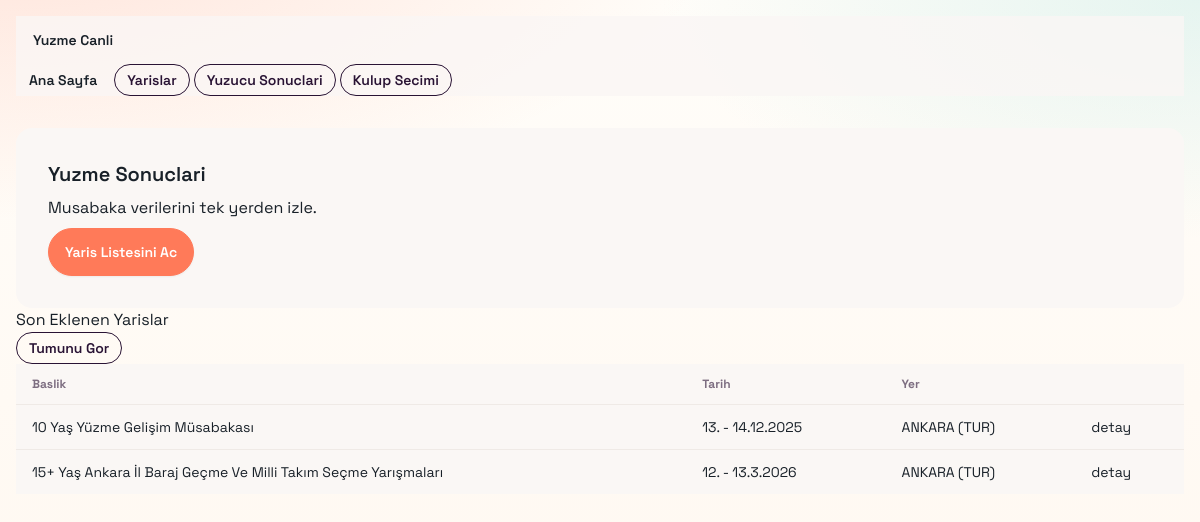
The page / on the database its author committed.
### main/models.py (models this page shows, shortened)
class Event(models.Model):
    unique_name = models.CharField(max_length=100, unique=True, default="")
    title = models.CharField(max_length=255)
    date = models.CharField(max_length=64)
    location = models.CharField(max_length=255)
    class Meta:
        unique_together = [("title", "date", "location")]

### main/views.py (the view)
# urls.py: path('', views.home, name='home'),
def home(request):
    event_count = Event.objects.count()
    result_count = Result.objects.count()
    latest_events = Event.objects.order_by("-date", "title")[:5]
    context = {
        "event_count": event_count,
        "result_count": result_count,
        "latest_events": latest_events,
    }
    return render(request, "home.html", context)

### main/templates/home.html (shortened to what this page needs)
{% extends "base.html" %}
{% block content %}
<section class="grid gap-6 md:grid-cols-3 mb-8">
    <div class="card bg-base-100 border border-base-200 shadow-sm md:col-span-2">
        <div class="card-body">
                   <h1 class="card-title text-3xl md:text-4xl">Yuzme Sonuclari</h1>
            <p class="opacity-80">
                Musabaka verilerini tek yerden izle.
            </p>
            <div class="mt-2">
                <a href="/events/" class="btn" style="background:#ff7a59;border-color:#ff7a59;color:#fff;">Yaris Listesini Ac</a>
            </div>
        </div>
    </div>
</section>
<section>
    <div class="flex flex-col sm:flex-row sm:items-center sm:justify-between gap-3 mb-3">
        <h2 class="text-xl font-semibold">Son Eklenen Yarislar</h2>
        <a href="/events/" class="btn btn-sm btn-outline">Tumunu Gor</a>
    </div>
    <div class="overflow-x-auto rounded-2xl border border-base-200 bg-base-100">
        <table class="table table-sm sm:table-md">
            <thead>
                <tr>
                    <th>Baslik</th>
                    <th>Tarih</th>
                    <th>Yer</th>
                    <th></th>
                </tr>
            </thead>
            <tbody>
                {% for event in latest_events %}
                <tr>
                    <td>{{ event.title }}</td>
                    <td>{{ event.date }}</td>
                    <td>{{ event.location }}</td>
                    <td><a class="link link-hover" href="/events/{{ event.id }}/">detay</a></td>
                </tr>
                {% empty %}
                <tr>
                    <td colspan="4" class="opacity-70">Henuz etkinlik yok. Once parser tarafindan yukleyin.</td>
                </tr>
                {% endfor %}
            </tbody>
        </table>
    </div>
</section>
{% endblock %}

### main/templates/base.html (style rules this page uses)
:root { --brand-ink: #182028; --brand-coral: #ff7a59; --brand-sand: #fff7ef; --brand-sea: #b6e5df; --brand-sun: #ffd58a; }
body { font-family: "Space Grotesk", sans-serif; color: var(--brand-ink); background: radial-gradient(1200px 500px at 0% -10%, rgba(255, 122, 89, 0.20), transparent 60%), radial-gradient(900px 400px at 100% 0%, rgba(182, 229, 223, 0.35), transparent 60%), linear-gradient(180deg, #fffdf9 0%, var(--brand-sand) 100%); min-height: 100vh; }

### rows shown on the page
Event: title "10 Yaş Yüzme Gelişim Müsabakası", date "13. - 14.12.2025", location "ANKARA (TUR)"
Event: title "15+ Yaş Ankara İl Baraj Geçme Ve Milli Takım Seçme Yarışmaları", date "12. - 13.3.2026", location "ANKARA (TUR)"
